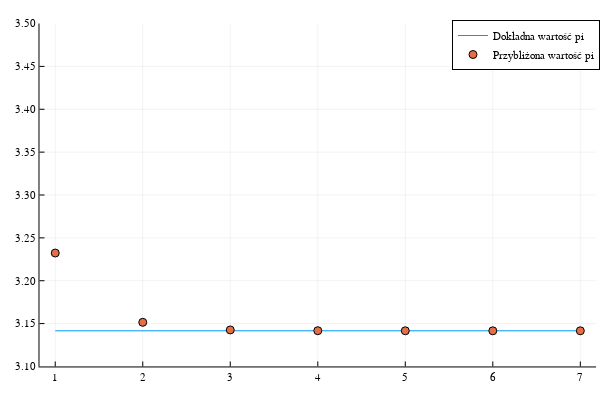

Notebook cell for this chart:
### Code cell
# Wykres wyników funkcji suma_rosnaca(n) dla n = 10^1, 10^2, ..., 10^7
xs = 1:7
range = map(x -> BigFloat(10.0)^x, xs)
approx = map(x -> suma_rosnaca(x), range)
p = plot(
    xs, 
    xticks=1:1:7, 
    yticks=3.1:0.05:3.5, 
    ylims=(3.1, 3.5),
    map(x -> Float32(MathConstants.pi), xs),
    seriestype="line",
    label = "Dokładna wartość pi"
)
scatter!(
    xs,
    approx,
    label = "Przybliżona wartość pi"
)

### Figure 1 — Plotly figure (JSON) as saved in the notebook; plotly's stock layout.template omitted (floating-point values rounded to 4 significant figures)
{"data": [{"colorbar": {"title": ""}, "legendgroup": "Dokładna wartość pi", "line": {"color": "rgba(0, 154, 250, 1.000)", "dash": "solid", "shape": "linear", "width": 1}, "mode": "lines", "name": "Dokładna wartość pi", "showlegend": true, "type": "scatter", "x": [1, 2, 3, 4, 5, 6, 7], "xaxis": "x", "y": [3.142, 3.142, 3.142, 3.142, 3.142, 3.142, 3.142], "yaxis": "y", "zmax": null, "zmin": null}, {"colorbar": {"title": ""}, "legendgroup": "Przybliżona wartość pi", "marker": {"color": "rgba(227, 111, 71, 1.000)", "line": {"color": "rgba(0, 0, 0, 1.000)", "width": 1}, "size": 8, "symbol": "circle"}, "mode": "markers", "name": "Przybliżona wartość pi", "showlegend": true, "type": "scatter", "x": [1, 2, 3, 4, 5, 6, 7], "xaxis": "x", "y": [3.232, 3.151, 3.143, 3.142, 3.142, 3.142, 3.142], "yaxis": "y", "zmax": null, "zmin": null}], "layout": {"annotations": [], "height": 400, "legend": {"bgcolor": "rgba(255, 255, 255, 1.000)", "bordercolor": "rgba(0, 0, 0, 1.000)", "borderwidth": 1, "font": {"color": "rgba(0, 0, 0, 1.000)", "family": "sans-serif", "size": 11}, "tracegroupgap": 0, "traceorder": "normal", "x": 1, "xanchor": "auto", "y": 1, "yanchor": "auto"}, "margin": {"b": 20, "l": 0, "r": 0, "t": 20}, "paper_bgcolor": "rgba(255, 255, 255, 1.000)", "plot_bgcolor": "rgba(255, 255, 255, 1.000)", "showlegend": true, "width": 600, "xaxis": {"anchor": "y", "domain": [0.06582, 0.9934], "gridcolor": "rgba(0, 0, 0, 0.100)", "gridwidth": 0.5, "linecolor": "rgba(0, 0, 0, 1.000)", "mirror": false, "range": [0.82, 7.18], "showgrid": true, "showline": true, "showticklabels": true, "tickangle": 0, "tickcolor": "rgb(0, 0, 0)", "tickfont": {"color": "rgba(0, 0, 0, 1.000)", "family": "sans-serif", "size": 11}, "tickmode": "array", "ticks": "inside", "ticktext": ["1", "2", "3", "4", "5", "6", "7"], "tickvals": [1, 2, 3, 4, 5, 6, 7], "title": "", "titlefont": {"color": "rgba(0, 0, 0, 1.000)", "family": "sans-serif", "size": 15}, "type": "-", "visible": true, "zeroline": false, "zerolinecolor": "rgba(0, 0, 0, 1.000)"}, "yaxis": {"anchor": "x", "domain": [0.03762, 0.9902], "gridcolor": "rgba(0, 0, 0, 0.100)", "gridwidth": 0.5, "linecolor": "rgba(0, 0, 0, 1.000)", "mirror": false, "range": [3.1, 3.5], "showgrid": true, "showline": true, "showticklabels": true, "tickangle": 0, "tickcolor": "rgb(0, 0, 0)", "tickfont": {"color": "rgba(0, 0, 0, 1.000)", "family": "sans-serif", "size": 11}, "tickmode": "array", "ticks": "inside", "ticktext": ["3.10", "3.15", "3.20", "3.25", "3.30", "3.35", "3.40", "3.45", "3.50"], "tickvals": [3.1, 3.15, 3.2, 3.25, 3.3, 3.35, 3.4, 3.45, 3.5], "title": "", "titlefont": {"color": "rgba(0, 0, 0, 1.000)", "family": "sans-serif", "size": 15}, "type": "-", "visible": true, "zeroline": false, "zerolinecolor": "rgba(0, 0, 0, 1.000)"}}}
